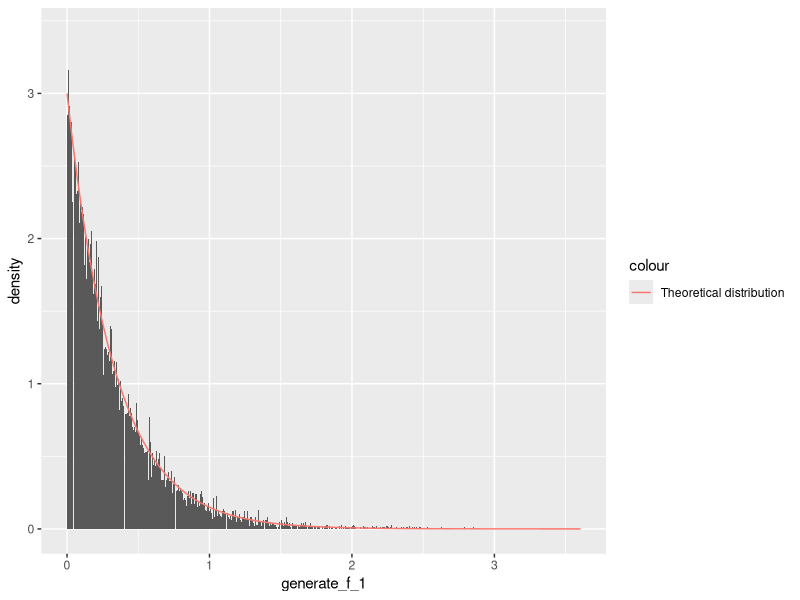
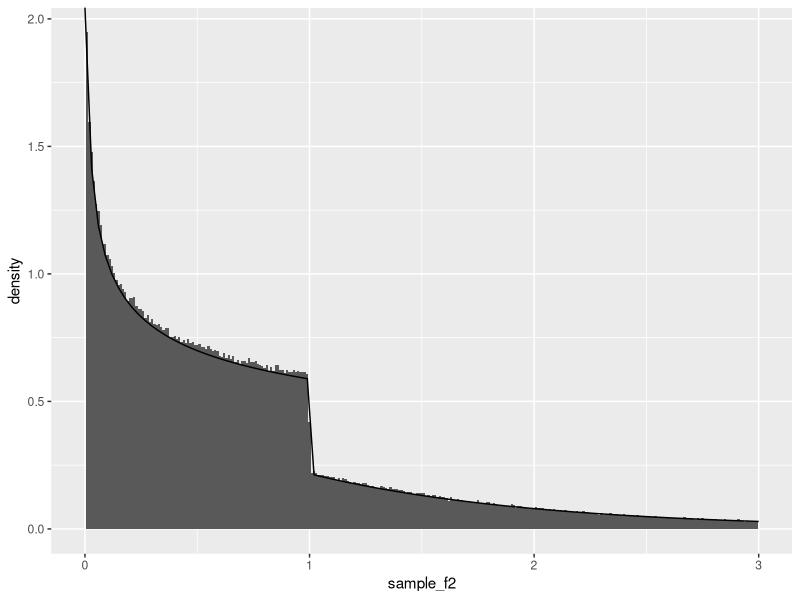
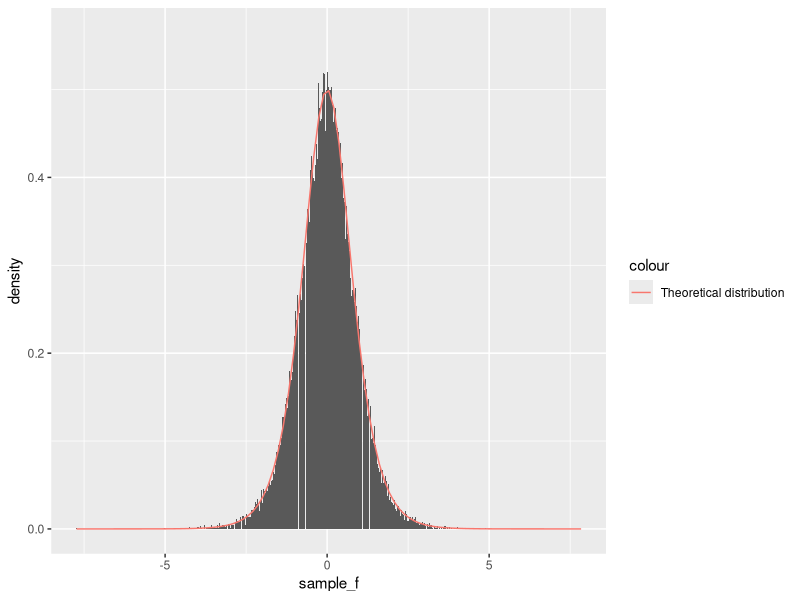
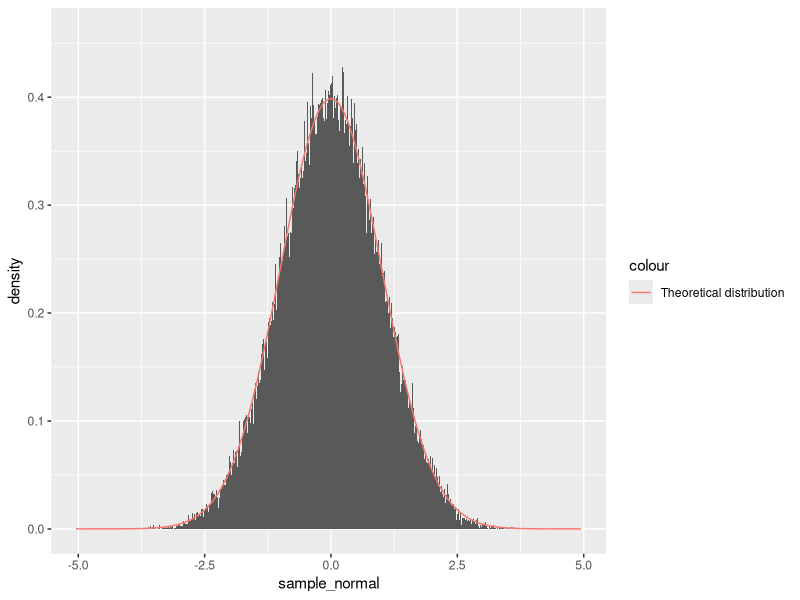
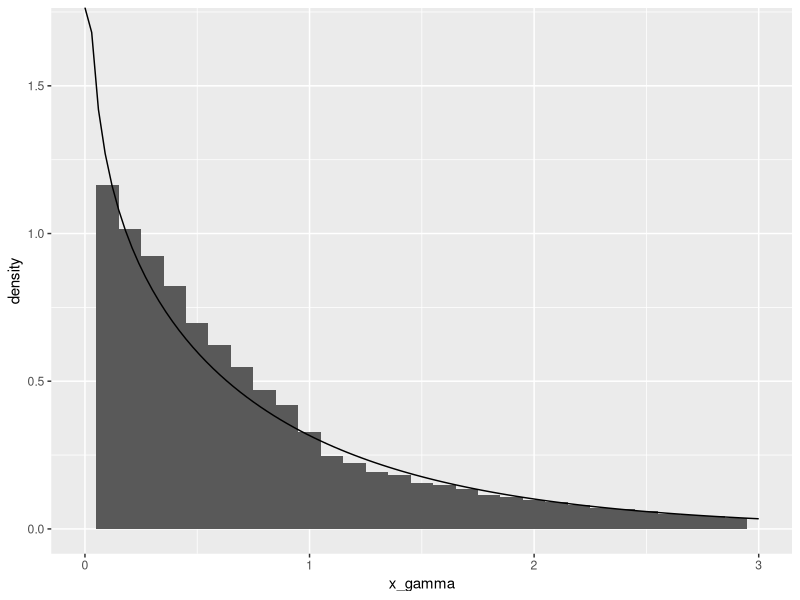
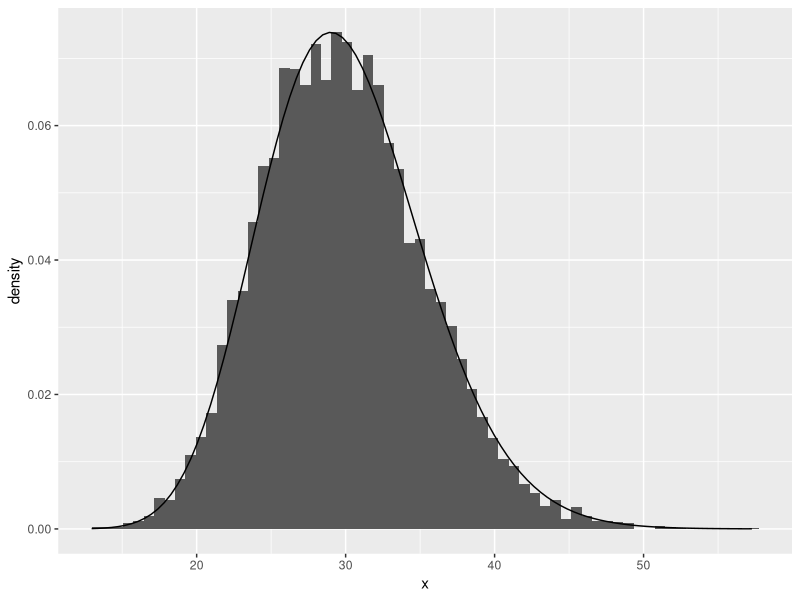
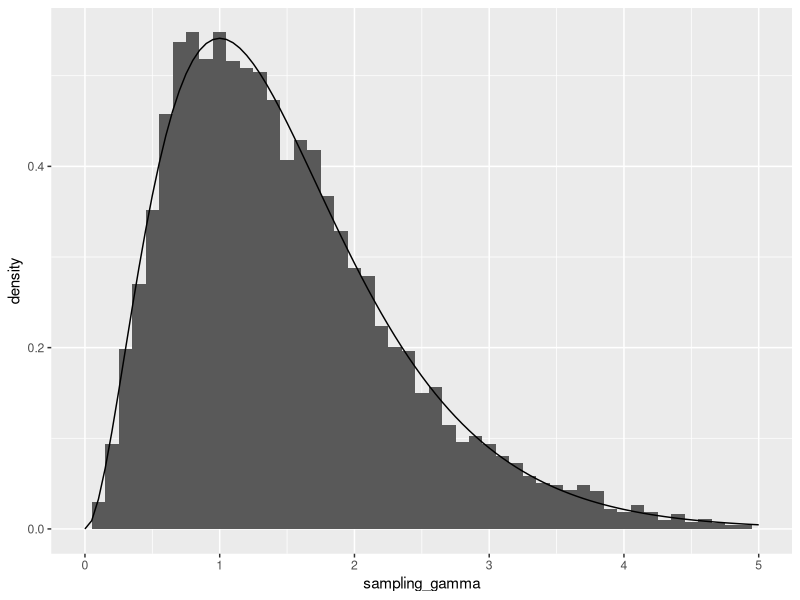
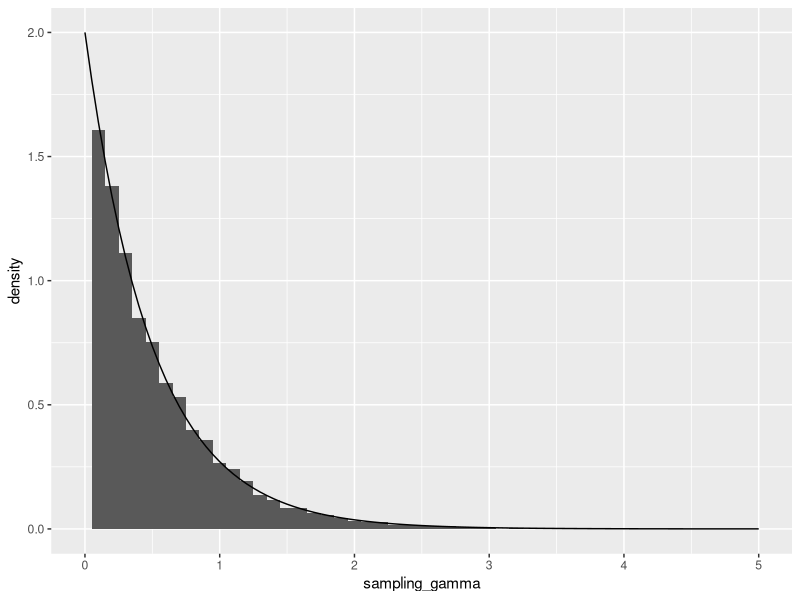

Write R code to recreate these figures, in order.
## ---- chunk 1
library(knitr)
knitr::opts_chunk$set(echo = TRUE,tidy=TRUE,message=FALSE,warning=FALSE,
                      strip.white=TRUE,
                      prompt=FALSE,
                      cache=TRUE, 
                      size="scriptsize",
                      fig.width=5, 
                      fig.height=5, 
                      fig.align = "center")
## ---- chunk 2
generate_exponential <- function(n, lambda)
{
  u <-runif(n)
  x <- -(1/lambda) * log(u)
  return(x)
}
## ---- chunk 3
library(ggplot2)

theoretical_f_1 <-function(x,lambda)
{
  return(lambda*exp(-lambda*x))
}
set.seed(2)
n=100000
lambda=3
generate_f_1=generate_exponential(n, lambda)


ggplot()+
  geom_histogram(
    data=as.data.frame(generate_f_1),
    mapping=aes(x=generate_f_1,y=..density..),
    binwidth=0.001
    
  )+
  stat_function(
  fun=theoretical_f_1,
  args=list(lambda=lambda),
  aes(col="Theoretical distribution")
)
## ---- chunk 4
  sample_g = function(n, alpha) {
    c = (alpha * exp(1)) / (alpha + exp(1))
    u = runif(n)
    samples = vector(length=n)
    samples[u < c/alpha] = (alpha/c*u[u < c/alpha])^(1/alpha)
    
    samples[u >= c/alpha] = log(c / (1 - u[u >= c/alpha]))
    return(samples)
  }
## ---- chunk 5

  density_g = function(x, alpha) {
    # Normalizing constant c:
    c = alpha*exp(1)/(alpha + exp(1))
    
    # Create an empty vector of same length as x:
    density = vector(length = length(x))
    
    # All elements corresponding to x < 1:
    density[x < 1.] = c*x[x<1.]^(alpha-1)
    
    # All elements corresponding to x >= 1:
    density[x >= 1.] = c*exp(-x[x>=1.])
    return(as.double(density))
  }


n=1000000
alpha=0.75
sample_f2<-sample_g(n,alpha)
ggplot()+
  geom_histogram(
    data=as.data.frame(sample_f2),
    mapping=aes(x=sample_f2,y=..density..),
    binwidth=0.01
    
  )+
  stat_function(fun=density_g,args=list(alpha=alpha))+
  xlim(0,3)
  
## ---- chunk 6
generate_f <- function(n, alpha)
{
  u<-runif(n)
  x<-(1/alpha)*log(u/(1-u))
  return(x)
}
## ---- chunk 7
theoretical_f <- function(x, alpha) {
return(alpha * exp(alpha * x) / (1 + exp(alpha * x))^2)
}

## ---- chunk 8
library(ggplot2)
n=1000000
alpha=2
sample_f <- generate_f(n,alpha)
ggplot()+
  geom_histogram(
    data=as.data.frame(sample_f),
    mapping=aes(x=sample_f,y=..density..),
    binwidth=0.001,
  ) +
  stat_function(
    fun=theoretical_f,
    args=list(alpha=alpha),
    aes(col="Theoretical distribution")
  )
## ---- chunk 9
generate_from_normal <- function(n)
{
  u1<-runif(n)
  u2<-runif(n)
  r<-sqrt(-2*log(u1))
  x_1<-2*pi*u2
  x=r*cos(x_1)
  return(x)
}
n=1000000
sample_normal<-generate_from_normal(n)
ggplot()+
  geom_histogram(
    data=as.data.frame(sample_normal),
    mapping=aes(x=sample_normal, y=..density..),
    binwidth=0.001
  )+
  stat_function(
    fun=dnorm,
    args=list(mean=0,sd=1),
    aes(col="Theoretical distribution")
  )
## ---- chunk 10
generate_d_normal <-function(n,mu,cov,d)
{
  #D is the cholesky decomposition of the covariance matrix
  D<-t(chol(cov))
  x<-generate_from_normal(n)
  y<-mu+D %*% x
  return(y)
}
## ---- chunk 11
sample_gamma<-function(n,alpha)
{
  x<-vector(mode="numeric", length=n)
  c<-(alpha+exp(1))/(alpha+exp(1))
  for (i in 1:n) {
    finished=0
    while(finished==0)
    {
    xi<-sample_g(1,alpha)
    u<-runif(1)
    f<-dgamma(xi,alpha)
    g<-density_g(xi,alpha)
    gamma<-(1/c)*(f/g)
    if(u<=gamma)
    {
      x[i]=xi
      finished=1
    }
    }
  }
  return(x)
}

x_gamma<-sample_gamma(100000,0.8)
ggplot()+
  geom_histogram(
    data=as.data.frame(x_gamma),
    mapping=aes(x=x_gamma,y=..density..),
    binwidth=0.1
  )+
  stat_function(
    fun=dgamma,
    args=list(shape=0.8)
  )+
  xlim(0,3)

## ---- chunk 12

log_f_star <- function(x, alpha ) {
if(x<=0)
{
  return(0)
}
  else if(x>0)
  {
    return(log(x^(alpha-1)*exp(-x)))
  }
}


# Function generating samples from f
sample_gamma_2<-function(n,alpha)
{
  a<-sqrt((alpha-1)^(alpha-1)*exp(-alpha+1))
  b<-sqrt((alpha+1)^(alpha+1)*exp(-alpha-1))
  loga <- log(a)
  logb <- log(b)
  x<-vector()
  count<-0
  for(i in 1:n)
  {
    finished=0
    while(finished==0)
    {
      log_x1<-loga+log(runif(1))
      log_x2<-logb+log(runif(1))
      fun<-log_f_star(exp(log_x2-log_x1), alpha)
      if(log_x1<=(1/2)*fun)
      {
        x[i]=exp(log_x2-log_x1)
        finished=1
      }
      count<-count+1
    }
  }
  return(list(x=x,count=count))
}

## ---- chunk 13
n<-10000
alpha<-30
x<-sample_gamma_2(n,alpha)$x

ggplot()+
  geom_histogram(
    data=as.data.frame(x), mapping=aes(x=x, y=..density..), binwidth=0.7)+
  stat_function(fun=dgamma, args=list(shape=alpha))
## ---- chunk 14
sample_gamma_final<-function(n, alpha,beta)
{
  #If alpha=1, we generate from the exponential distribution
  if(alpha==1)
  {
    x<-generate_exponential(n,beta)
  }
  #If alpha>1 we use the function from B.2
  else if(alpha>1)
  {
    x<-(1/beta)*sample_gamma_2(n,alpha)$x
  }
  #If 0<alpha<1, we use the function from B.1
  else if(alpha>0 & alpha<1)
  {
    x<-(1/beta)*sample_gamma(n,alpha)
  }
  else
  {
    return(0)
  }
}
## ---- chunk 15
alpha=3
beta=2
n=10000
sampling_gamma<-sample_gamma_final(n,alpha,beta)

ggplot()+
  geom_histogram(
    data=as.data.frame(sampling_gamma),                     mapping=aes(x=sampling_gamma,y=..density..), binwidth=0.1)+
  xlim(0,5)+
stat_function(
  fun=dgamma,
  args=list(shape=alpha, rate=beta)
)
## ---- chunk 16
alpha=1
beta=2
n=10000
sampling_gamma<-sample_gamma_final(n,alpha,beta)

ggplot()+
  geom_histogram(
    data=as.data.frame(sampling_gamma),                     mapping=aes(x=sampling_gamma,y=..density..), binwidth=0.1)+
  xlim(0,5)+
stat_function(
  fun=dgamma,
  args=list(shape=alpha, rate=beta)
)
## ---- chunk 17
alpha=0.5
beta=3
n=10000
sampling_gamma<-sample_gamma_final(n,alpha,beta)

ggplot()+
  geom_histogram(
    data=as.data.frame(sampling_gamma),                     mapping=aes(x=sampling_gamma,y=..density..), binwidth=0.01)+
  xlim(0,5)+xlim(0,2)+ylim(0,6)+
stat_function(
  fun=dgamma,
  args=list(shape=alpha, rate=beta)
)
## ---- chunk 18
sample_from_beta <-function(n,alpha,beta)
{
  x<-sample_gamma_final(n,alpha,1)
  y<-sample_gamma_final(n,beta,1)
  z<-x/(x+y)
  return(z)
}
## ---- chunk 19
alpha=3
beta=2
sampling_beta<-sample_from_beta(n, alpha, beta)

ggplot()+
  geom_histogram(
    data=as.data.frame(sampling_beta),
    mapping=aes(x=sampling_beta, y=..density..),
    binwidth=0.01
  )+
  stat_function(fun=dbeta, args=list(shape1=alpha,shape2=beta))
## ---- chunk 20
set.seed(321)                       # Seed for reproducibility.
n        = 1e5
x        = generate_from_normal(n)  # Drawing n samples fron N(0,1)
h        = x>4
MCest    = mean(h)                  # Monte Carlo estimate
theta    = pnorm(4, lower.tail = F) # True theta
# Confidence interval and results
svMC     = var(h) # Sample variance
alpha    = 0.05
t        = qt(alpha/2, n-1, lower.tail = F) # (1-alpha) significance
lwrUpr   = sqrt(svMC/n)*t # lower and upper deviation from mean
ciMC     = MCest + c(-lwrUpr, lwrUpr)
resultMC = c(Estimator= MCest, 
             Confint  = ciMC, 
             Var      = svMC, 
             error    = abs(theta-MCest))
resultMC
theta
## ---- chunk 21
expSampler <- function(n){
  # Samples from proposal distribution g
  u = runif(n)
  return(sqrt(16-2*log(1-u)))
}

w <- function(x) {
  # Weight function
  f = dnorm(x)
  g = ifelse(x>4, x*exp(8-0.5*x^2),0)
  return(f/g)
}

set.seed(321)
gx        = expSampler(n) # Sample from proposal
gh        = (gx>4)*1
ISest     = mean(gh*w(gx)) # Importance sample estimate
svIS      = var(gh*w(gx))
ISconfint = ISest + c(-t*sqrt(svIS/n), t*svIS/n)
resultIS  = c(ISestimate=ISest, confint=ISconfint, var=svIS, error = abs(theta - ISest))
results   = rbind(MC=resultMC, IS=resultIS)
results
theta
## ---- chunk 22
expSamplerAnti <- function(n) {
  # Pairwise sampling from proposal distribution
  # evaluated at u and 1-u.
  u = runif(n) 
  return(data.frame(x=sqrt(16-2*log(1-u)),
                    y=sqrt(16-2*log(u))))
}
## ---- chunk 23
set.seed(321)
m         = 5e4
xy        = expSamplerAnti(m)
hx        = (xy$x>4)*1 # h(X)
hy        = (xy$y>4)*1 # h(Y)
hwx       = hx*w(xy$x) # h(X)w(X)
hwy       = hy*w(xy$y) # h(Y)w(Y)
AS        = (hwx + hwy)/2 # (theta_x + theta_y)/2
ASest     = mean(AS)
svAS      = var(AS)
lwrUprAS  = c(-t,t)*sqrt(svAS/n)
confintAS = ASest + lwrUprAS
resultAS  = c(ASest, confintAS, svAS, abs(theta - ASest))
rbind(results, AS=resultAS)
## ---- chunk 24
f_posterior <-function(theta)
{
  return((2+theta)^125*(1-theta)^(18+20)*theta^(34))
}

c<-optimize(f_posterior, c(0,1), maximum = TRUE)$objective
## ---- chunk 25

rejection_sampling_f <-function(n, p){
  # p is the posterior function
  x<-vector(mode="numeric",length=n)
  num_gen=0
  for(i in 1:n){
    finished=0
    while(finished==0){
      xi<-runif(1)
      alpha<-(1/c)*p(xi)
      u<-runif(1)
      if(u<=alpha){
        x[i]=xi
        finished=1
        }
      num_gen<-num_gen+1
      }
    }
  return(list(sample_f=x,numbers=num_gen))
}
## ---- chunk 26

norm_con<-integrate(f_posterior,0,1)$val

posterior <-function(theta)
{
  return((1/norm_con)*f_posterior(theta))
}
## ---- chunk 27
M<-10000
theta_sampling<-rejection_sampling_f(M, f_posterior)$sample_f

ggplot()+
  geom_histogram(data=as.data.frame(theta_sampling),          mapping=aes(x=theta_sampling,y=..density..),
                 binwidth = 0.01)+
stat_function(
  fun=posterior,
)
## ---- chunk 28
mu_hat<-mean(theta_sampling)
mu_hat

mu_theoretical<-integrate(function(theta)(theta*posterior(theta)),0,1)$val
mu_theoretical
## ---- chunk 29
total_number<-rejection_sampling_f(M, f_posterior)$numbers
num<-total_number/10000
## ---- chunk 30
f_posterior15 <- function(theta){
  # Posterior when prior is beta(1,5)
  return(f_posterior(theta) * (1-theta)^4)
}

norm_con15 = integrate(f_posterior15, 0, 1)$val
c<-optimize(f_posterior15, c(0,1), maximum = TRUE)$objective

posterior15 <- function(theta){
  # Normalized posterior
  return(f_posterior15(theta)/norm_con15)
}

w <- function(x){
  return((1-x)^4)
}

impSamp = theta_sampling*w(theta_sampling)
# Self-normalized IS estimate
impEst = sum(impSamp)/sum(w(theta_sampling)) 
# Theoretical mean
mu_theoretical15 = integrate(function(theta) (theta*posterior15(theta)),0,1)$val
c(IS = impEst, Theoretical = mu_theoretical15)
rbind(Estimate = c(B15 = impEst, B11 = mu_hat),
      NumericalInt = c(mu_theoretical15,mu_theoretical))
